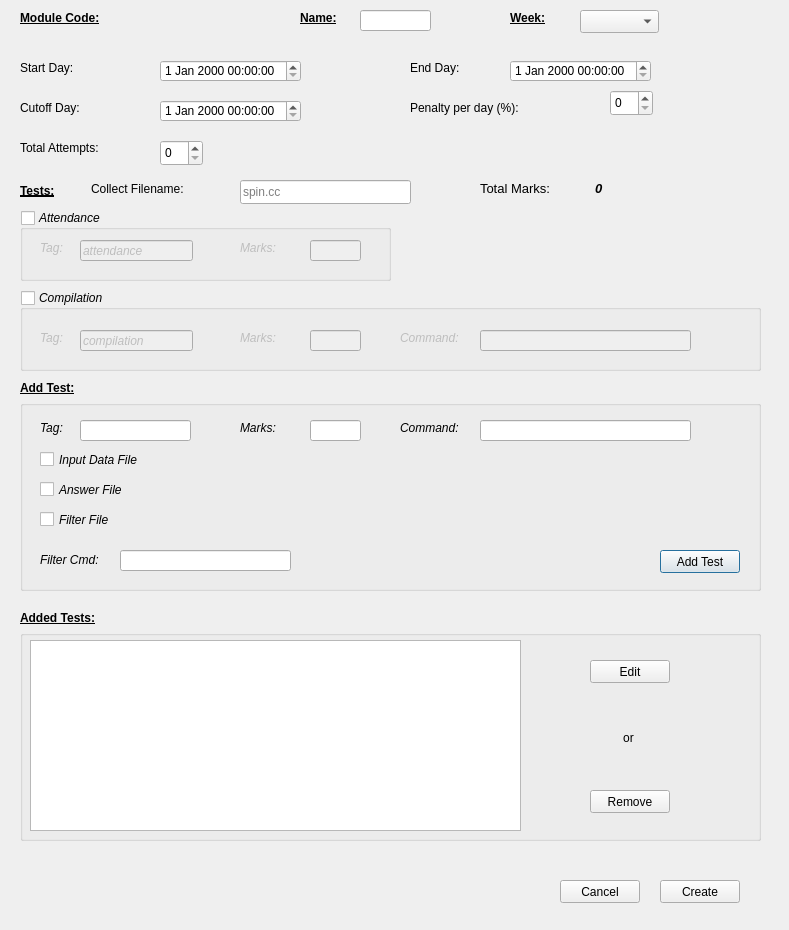
<?xml version="1.0" encoding="UTF-8"?>
<ui version="4.0">
 <class>Dialog</class>
 <widget class="QDialog" name="Dialog">
  <property name="geometry">
   <rect>
    <x>0</x>
    <y>0</y>
    <width>789</width>
    <height>930</height>
   </rect>
  </property>
  <property name="windowTitle">
   <string>Dialog</string>
  </property>
  <widget class="QLabel" name="label_4">
   <property name="geometry">
    <rect>
     <x>20</x>
     <y>100</y>
     <width>101</width>
     <height>16</height>
    </rect>
   </property>
   <property name="text">
    <string>Cutoff Day:</string>
   </property>
  </widget>
  <widget class="QDateTimeEdit" name="dateTimeEdit_startDay">
   <property name="geometry">
    <rect>
     <x>160</x>
     <y>60</y>
     <width>141</width>
     <height>22</height>
    </rect>
   </property>
  </widget>
  <widget class="QLabel" name="label_5">
   <property name="geometry">
    <rect>
     <x>410</x>
     <y>100</y>
     <width>141</width>
     <height>16</height>
    </rect>
   </property>
   <property name="text">
    <string>Penalty per day (%):</string>
   </property>
  </widget>
  <widget class="QLabel" name="label_2">
   <property name="geometry">
    <rect>
     <x>20</x>
     <y>60</y>
     <width>121</width>
     <height>16</height>
    </rect>
   </property>
   <property name="text">
    <string>Start Day:</string>
   </property>
  </widget>
  <widget class="QGroupBox" name="groupBox_compilation">
   <property name="geometry">
    <rect>
     <x>20</x>
     <y>290</y>
     <width>741</width>
     <height>81</height>
    </rect>
   </property>
   <property name="font">
    <font>
     <italic>true</italic>
    </font>
   </property>
   <property name="title">
    <string>Compilation</string>
   </property>
   <property name="checkable">
    <bool>true</bool>
   </property>
   <property name="checked">
    <bool>false</bool>
   </property>
   <widget class="QLabel" name="label_13">
    <property name="geometry">
     <rect>
      <x>20</x>
      <y>40</y>
      <width>41</width>
      <height>16</height>
     </rect>
    </property>
    <property name="text">
     <string>Tag:</string>
    </property>
   </widget>
   <widget class="QLineEdit" name="lineEdit_compilation_tag">
    <property name="geometry">
     <rect>
      <x>60</x>
      <y>40</y>
      <width>113</width>
      <height>21</height>
     </rect>
    </property>
    <property name="text">
     <string>compilation</string>
    </property>
   </widget>
   <widget class="QLabel" name="label_14">
    <property name="geometry">
     <rect>
      <x>220</x>
      <y>40</y>
      <width>72</width>
      <height>15</height>
     </rect>
    </property>
    <property name="text">
     <string>Marks:</string>
    </property>
   </widget>
   <widget class="QLineEdit" name="lineEdit_compilation_marks">
    <property name="geometry">
     <rect>
      <x>290</x>
      <y>40</y>
      <width>51</width>
      <height>21</height>
     </rect>
    </property>
   </widget>
   <widget class="QLabel" name="label_15">
    <property name="geometry">
     <rect>
      <x>380</x>
      <y>40</y>
      <width>72</width>
      <height>15</height>
     </rect>
    </property>
    <property name="text">
     <string>Command:</string>
    </property>
   </widget>
   <widget class="QLineEdit" name="lineEdit_compilation_command">
    <property name="geometry">
     <rect>
      <x>460</x>
      <y>40</y>
      <width>211</width>
      <height>21</height>
     </rect>
    </property>
   </widget>
  </widget>
  <widget class="QGroupBox" name="groupBox_attendance">
   <property name="geometry">
    <rect>
     <x>20</x>
     <y>210</y>
     <width>371</width>
     <height>71</height>
    </rect>
   </property>
   <property name="font">
    <font>
     <italic>true</italic>
    </font>
   </property>
   <property name="title">
    <string>Attendance</string>
   </property>
   <property name="checkable">
    <bool>true</bool>
   </property>
   <property name="checked">
    <bool>false</bool>
   </property>
   <widget class="QLabel" name="label_12">
    <property name="geometry">
     <rect>
      <x>20</x>
      <y>30</y>
      <width>41</width>
      <height>16</height>
     </rect>
    </property>
    <property name="text">
     <string>Tag:</string>
    </property>
   </widget>
   <widget class="QLineEdit" name="lineEdit_attendance_tag">
    <property name="geometry">
     <rect>
      <x>60</x>
      <y>30</y>
      <width>113</width>
      <height>21</height>
     </rect>
    </property>
    <property name="text">
     <string>attendance</string>
    </property>
   </widget>
   <widget class="QLabel" name="label_10">
    <property name="geometry">
     <rect>
      <x>220</x>
      <y>30</y>
      <width>72</width>
      <height>15</height>
     </rect>
    </property>
    <property name="text">
     <string>Marks:</string>
    </property>
   </widget>
   <widget class="QLineEdit" name="lineEdit_attendance_marks">
    <property name="geometry">
     <rect>
      <x>290</x>
      <y>30</y>
      <width>51</width>
      <height>21</height>
     </rect>
    </property>
   </widget>
  </widget>
  <widget class="QSpinBox" name="spinBox_totalAttempts">
   <property name="geometry">
    <rect>
     <x>160</x>
     <y>140</y>
     <width>43</width>
     <height>26</height>
    </rect>
   </property>
  </widget>
  <widget class="QLabel" name="label_8">
   <property name="geometry">
    <rect>
     <x>20</x>
     <y>180</y>
     <width>51</width>
     <height>21</height>
    </rect>
   </property>
   <property name="font">
    <font>
     <weight>75</weight>
     <bold>true</bold>
     <underline>true</underline>
    </font>
   </property>
   <property name="text">
    <string>Tests:</string>
   </property>
  </widget>
  <widget class="QDateTimeEdit" name="dateTimeEdit_endDay">
   <property name="geometry">
    <rect>
     <x>510</x>
     <y>60</y>
     <width>141</width>
     <height>22</height>
    </rect>
   </property>
  </widget>
  <widget class="QLabel" name="label_totalMarks">
   <property name="geometry">
    <rect>
     <x>595</x>
     <y>180</y>
     <width>121</width>
     <height>17</height>
    </rect>
   </property>
   <property name="font">
    <font>
     <pointsize>10</pointsize>
     <weight>75</weight>
     <italic>true</italic>
     <bold>true</bold>
    </font>
   </property>
   <property name="text">
    <string>0</string>
   </property>
  </widget>
  <widget class="QSpinBox" name="spinBox_penaltyPerDay">
   <property name="geometry">
    <rect>
     <x>610</x>
     <y>90</y>
     <width>43</width>
     <height>26</height>
    </rect>
   </property>
  </widget>
  <widget class="QLineEdit" name="lineEdit_collectFilename">
   <property name="geometry">
    <rect>
     <x>240</x>
     <y>180</y>
     <width>171</width>
     <height>24</height>
    </rect>
   </property>
   <property name="placeholderText">
    <string>spin.cc</string>
   </property>
  </widget>
  <widget class="QLabel" name="label_6">
   <property name="geometry">
    <rect>
     <x>300</x>
     <y>10</y>
     <width>41</width>
     <height>16</height>
    </rect>
   </property>
   <property name="font">
    <font>
     <weight>75</weight>
     <bold>true</bold>
     <underline>true</underline>
    </font>
   </property>
   <property name="text">
    <string>Name:</string>
   </property>
  </widget>
  <widget class="QDateTimeEdit" name="dateTimeEdit_cutoffDay">
   <property name="geometry">
    <rect>
     <x>160</x>
     <y>100</y>
     <width>141</width>
     <height>22</height>
    </rect>
   </property>
  </widget>
  <widget class="QLabel" name="label">
   <property name="geometry">
    <rect>
     <x>20</x>
     <y>10</y>
     <width>111</width>
     <height>16</height>
    </rect>
   </property>
   <property name="font">
    <font>
     <weight>75</weight>
     <bold>true</bold>
     <underline>true</underline>
     <kerning>true</kerning>
    </font>
   </property>
   <property name="text">
    <string>Module Code:</string>
   </property>
  </widget>
  <widget class="QLabel" name="label_3">
   <property name="geometry">
    <rect>
     <x>410</x>
     <y>60</y>
     <width>72</width>
     <height>15</height>
    </rect>
   </property>
   <property name="text">
    <string>End Day:</string>
   </property>
  </widget>
  <widget class="QLabel" name="label_11">
   <property name="geometry">
    <rect>
     <x>480</x>
     <y>180</y>
     <width>108</width>
     <height>17</height>
    </rect>
   </property>
   <property name="font">
    <font>
     <pointsize>10</pointsize>
    </font>
   </property>
   <property name="text">
    <string>Total Marks:</string>
   </property>
  </widget>
  <widget class="QLabel" name="label_9">
   <property name="geometry">
    <rect>
     <x>91</x>
     <y>181</y>
     <width>136</width>
     <height>16</height>
    </rect>
   </property>
   <property name="text">
    <string>Collect Filename:</string>
   </property>
  </widget>
  <widget class="QLabel" name="weekNumber_label">
   <property name="geometry">
    <rect>
     <x>510</x>
     <y>10</y>
     <width>41</width>
     <height>16</height>
    </rect>
   </property>
   <property name="font">
    <font>
     <weight>75</weight>
     <bold>true</bold>
     <underline>true</underline>
    </font>
   </property>
   <property name="text">
    <string>Week:</string>
   </property>
  </widget>
  <widget class="QLabel" name="label_7">
   <property name="geometry">
    <rect>
     <x>20</x>
     <y>140</y>
     <width>121</width>
     <height>16</height>
    </rect>
   </property>
   <property name="text">
    <string>Total Attempts:</string>
   </property>
  </widget>
  <widget class="QLineEdit" name="lineEdit_assName">
   <property name="geometry">
    <rect>
     <x>360</x>
     <y>10</y>
     <width>71</width>
     <height>21</height>
    </rect>
   </property>
  </widget>
  <widget class="QGroupBox" name="groupBox_customTest1">
   <property name="geometry">
    <rect>
     <x>20</x>
     <y>400</y>
     <width>741</width>
     <height>191</height>
    </rect>
   </property>
   <property name="font">
    <font>
     <italic>true</italic>
    </font>
   </property>
   <widget class="QLabel" name="label_16">
    <property name="geometry">
     <rect>
      <x>20</x>
      <y>20</y>
      <width>41</width>
      <height>16</height>
     </rect>
    </property>
    <property name="text">
     <string>Tag:</string>
    </property>
   </widget>
   <widget class="QLineEdit" name="lineEdit_tag">
    <property name="geometry">
     <rect>
      <x>60</x>
      <y>20</y>
      <width>111</width>
      <height>21</height>
     </rect>
    </property>
    <property name="text">
     <string/>
    </property>
   </widget>
   <widget class="QLabel" name="label_17">
    <property name="geometry">
     <rect>
      <x>220</x>
      <y>20</y>
      <width>72</width>
      <height>15</height>
     </rect>
    </property>
    <property name="text">
     <string>Marks:</string>
    </property>
   </widget>
   <widget class="QLineEdit" name="lineEdit_marks">
    <property name="geometry">
     <rect>
      <x>290</x>
      <y>20</y>
      <width>51</width>
      <height>21</height>
     </rect>
    </property>
   </widget>
   <widget class="QLabel" name="label_18">
    <property name="geometry">
     <rect>
      <x>380</x>
      <y>20</y>
      <width>72</width>
      <height>15</height>
     </rect>
    </property>
    <property name="text">
     <string>Command:</string>
    </property>
   </widget>
   <widget class="QLineEdit" name="lineEdit_command">
    <property name="geometry">
     <rect>
      <x>460</x>
      <y>20</y>
      <width>211</width>
      <height>21</height>
     </rect>
    </property>
   </widget>
   <widget class="QCheckBox" name="checkBox_inputDataFile">
    <property name="geometry">
     <rect>
      <x>20</x>
      <y>50</y>
      <width>161</width>
      <height>19</height>
     </rect>
    </property>
    <property name="text">
     <string>Input Data File</string>
    </property>
   </widget>
   <widget class="QLabel" name="label_inputDataFile">
    <property name="geometry">
     <rect>
      <x>160</x>
      <y>50</y>
      <width>511</width>
      <height>16</height>
     </rect>
    </property>
    <property name="text">
     <string/>
    </property>
   </widget>
   <widget class="QCheckBox" name="checkBox_answerFile">
    <property name="geometry">
     <rect>
      <x>20</x>
      <y>80</y>
      <width>131</width>
      <height>19</height>
     </rect>
    </property>
    <property name="text">
     <string>Answer File</string>
    </property>
   </widget>
   <widget class="QCheckBox" name="checkBox_filterFile">
    <property name="geometry">
     <rect>
      <x>20</x>
      <y>110</y>
      <width>121</width>
      <height>19</height>
     </rect>
    </property>
    <property name="text">
     <string>Filter File</string>
    </property>
   </widget>
   <widget class="QLabel" name="label_answerFile">
    <property name="geometry">
     <rect>
      <x>150</x>
      <y>80</y>
      <width>521</width>
      <height>16</height>
     </rect>
    </property>
    <property name="text">
     <string/>
    </property>
   </widget>
   <widget class="QLabel" name="label_filterFile">
    <property name="geometry">
     <rect>
      <x>140</x>
      <y>110</y>
      <width>331</width>
      <height>16</height>
     </rect>
    </property>
    <property name="text">
     <string/>
    </property>
   </widget>
   <widget class="QLabel" name="label_28">
    <property name="geometry">
     <rect>
      <x>20</x>
      <y>150</y>
      <width>101</width>
      <height>20</height>
     </rect>
    </property>
    <property name="text">
     <string>Filter Cmd:</string>
    </property>
   </widget>
   <widget class="QLineEdit" name="lineEdit_filterCommand">
    <property name="geometry">
     <rect>
      <x>100</x>
      <y>150</y>
      <width>171</width>
      <height>21</height>
     </rect>
    </property>
   </widget>
   <widget class="QPushButton" name="addTest">
    <property name="geometry">
     <rect>
      <x>640</x>
      <y>150</y>
      <width>80</width>
      <height>23</height>
     </rect>
    </property>
    <property name="font">
     <font>
      <italic>false</italic>
     </font>
    </property>
    <property name="text">
     <string>Add Test</string>
    </property>
   </widget>
  </widget>
  <widget class="QComboBox" name="weekNumber_comboBox">
   <property name="geometry">
    <rect>
     <x>580</x>
     <y>10</y>
     <width>79</width>
     <height>23</height>
    </rect>
   </property>
  </widget>
  <widget class="QLabel" name="label_module">
   <property name="geometry">
    <rect>
     <x>150</x>
     <y>10</y>
     <width>57</width>
     <height>15</height>
    </rect>
   </property>
   <property name="text">
    <string/>
   </property>
  </widget>
  <widget class="QLabel" name="label_19">
   <property name="geometry">
    <rect>
     <x>20</x>
     <y>380</y>
     <width>71</width>
     <height>16</height>
    </rect>
   </property>
   <property name="font">
    <font>
     <weight>75</weight>
     <bold>true</bold>
     <underline>true</underline>
    </font>
   </property>
   <property name="text">
    <string>Add Test:</string>
   </property>
  </widget>
  <widget class="QGroupBox" name="groupBox">
   <property name="geometry">
    <rect>
     <x>20</x>
     <y>630</y>
     <width>741</width>
     <height>211</height>
    </rect>
   </property>
   <property name="title">
    <string/>
   </property>
   <widget class="QListWidget" name="testList">
    <property name="geometry">
     <rect>
      <x>10</x>
      <y>10</y>
      <width>491</width>
      <height>191</height>
     </rect>
    </property>
   </widget>
   <widget class="QPushButton" name="editButton">
    <property name="geometry">
     <rect>
      <x>570</x>
      <y>30</y>
      <width>80</width>
      <height>23</height>
     </rect>
    </property>
    <property name="text">
     <string>Edit</string>
    </property>
   </widget>
   <widget class="QLabel" name="label_21">
    <property name="geometry">
     <rect>
      <x>580</x>
      <y>100</y>
      <width>57</width>
      <height>15</height>
     </rect>
    </property>
    <property name="text">
     <string>or</string>
    </property>
    <property name="alignment">
     <set>Qt::AlignCenter</set>
    </property>
   </widget>
   <widget class="QPushButton" name="removeButton">
    <property name="geometry">
     <rect>
      <x>570</x>
      <y>160</y>
      <width>80</width>
      <height>23</height>
     </rect>
    </property>
    <property name="text">
     <string>Remove</string>
    </property>
   </widget>
  </widget>
  <widget class="QLabel" name="label_20">
   <property name="geometry">
    <rect>
     <x>20</x>
     <y>610</y>
     <width>91</width>
     <height>16</height>
    </rect>
   </property>
   <property name="font">
    <font>
     <weight>75</weight>
     <bold>true</bold>
     <underline>true</underline>
    </font>
   </property>
   <property name="text">
    <string>Added Tests:</string>
   </property>
  </widget>
  <widget class="QPushButton" name="create">
   <property name="geometry">
    <rect>
     <x>660</x>
     <y>880</y>
     <width>80</width>
     <height>23</height>
    </rect>
   </property>
   <property name="text">
    <string>Create</string>
   </property>
  </widget>
  <widget class="QPushButton" name="cancel">
   <property name="geometry">
    <rect>
     <x>560</x>
     <y>880</y>
     <width>80</width>
     <height>23</height>
    </rect>
   </property>
   <property name="text">
    <string>Cancel</string>
   </property>
  </widget>
 </widget>
 <resources/>
 <connections/>
</ui>
